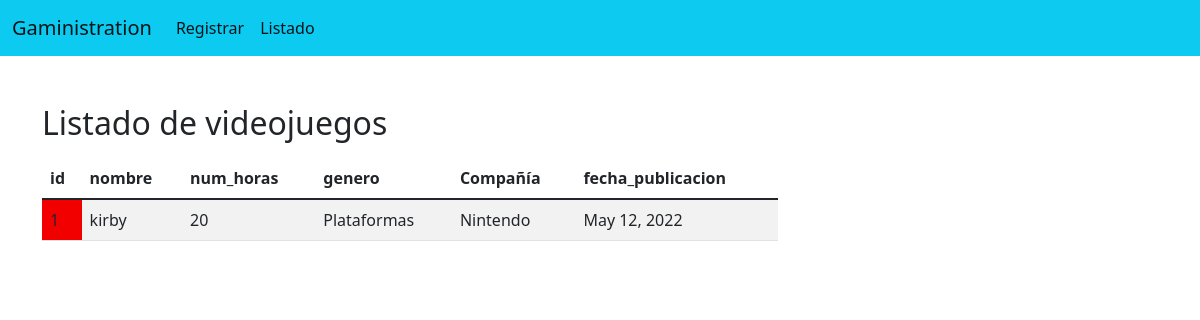
Page /GameStore/listadovideojuegosNintendo/ on the earlier database version.
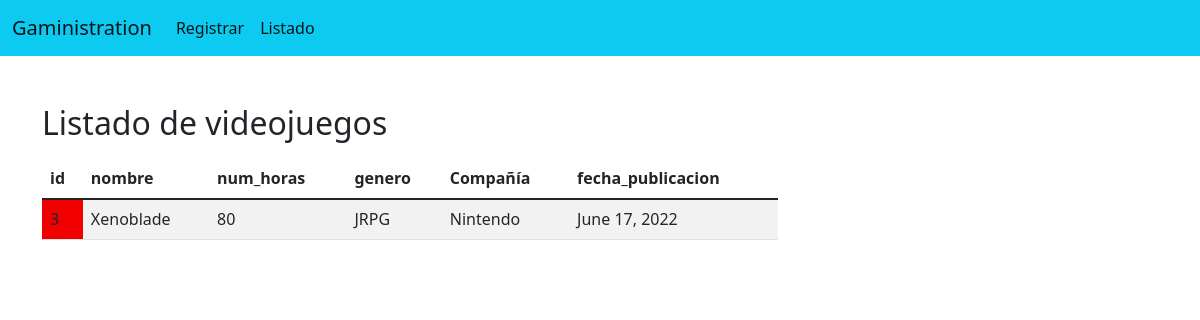
Same page on the later database version.
### GameStore/models.py (models this page shows, shortened)
class Videojuego(models.Model):
    id = models.IntegerField(primary_key=True)
    nombre = models.TextField(max_length=150)
    num_horas = models.IntegerField()
    genero = models.TextField(max_length=150)
    fecha_publicacion = models.DateField()
    compania = models.TextField(max_length=150)

### GameStore/views.py (the view)
def cargar_listaN(request):
    videojuegos = Videojuego.objects.all()
    return render(request, "ListadoVideojuegosNintendo.html", {"videojuegos":videojuegos})

### templates/ListadoVideojuegosNintendo.html (shortened to what this page needs)
{% extends "./base.html" %}
{% block body %}
<div class="row">
    <div class="col-sm-12 col-md-6 col-lg-8 col-xl-8 py-4">
        <h2>Listado de videojuegos</h2>
        <div class="table-responsive py-2">
            <table class="table table-striped">
                <thead>
                    <tr>
                        <th>id</th>
                        <th>nombre</th>
                        <th>num_horas</th>
                        <th>genero</th>
                        <th>Compañía</th>
                        <th>fecha_publicacion</th>
                    </tr>
                </thead>
                <tbody>
                    {% for videojuego in videojuegos %}
                        <tr>
                            {% if videojuego.compania == "Nintendo" %}
                                <td style="background: red">{{ videojuego.id }}</td>
                                <td>{{ videojuego.nombre }}</td>
                                <td>{{ videojuego.num_horas }}</td>
                                <td>{{ videojuego.genero }}</td>
                                <td>{{ videojuego.compania }}</td>
                                <td>{{ videojuego.fecha_publicacion }}</td>
                            {% endif %}
                        </tr>
                    {% endfor %}
                </tbody>
            </table>
        </div>
    </div>
</div>
{% endblock %}

Differences in the rows shown:
no longer on this page (row edited): Videojuego: id "1", nombre "kirby", num_horas "20", genero "Plataformas", compania "Nintendo", fecha_publicacion "May 12, 2022"
added Videojuego: id "3", nombre "Xenoblade", num_horas "80", genero "JRPG", compania "Nintendo", fecha_publicacion "June 17, 2022"
